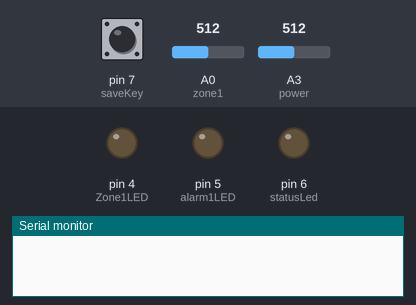
Simulated run of this sketch. Board: Arduino Uno, built with avr-gcc and run on an emulated ATmega328P. On the bench: output pins drawn as LEDs (lit = HIGH), the last lines printed to the serial monitor. The test bench sets the inputs (shaded band); at power-on: pin 7 (saveKey) HIGH, A3 (power) = 512, A0 (zone1) = 512. EEPROM starts erased.

Above: at 1.2 s.
1.3 s: pin 7 (saveKey) pulled LOW for 3.2 s
At 1.76 s:
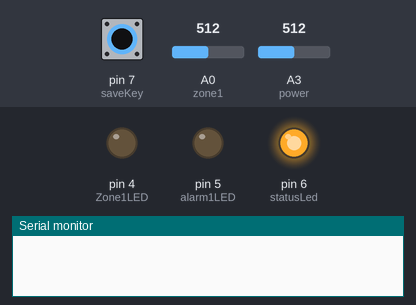
6.4 s: A3 (power) set to 1000
9.4 s: A3 (power) set to 1019
At 13.7 s:
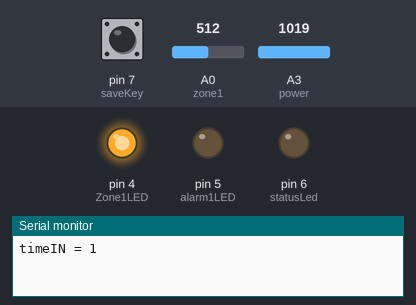
Timing chart, 0 to 16.5 s (numbered marks = the images above; inputs shaded):
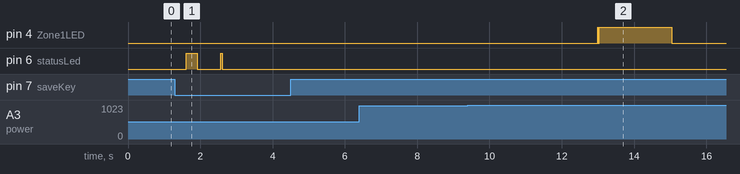

Measured:
- the behaviour switches between 1009 and 1010 on A3 (power) (found by bisection; images 1 and 2)
- after the input at 1.3 s, pin 6 (statusLed): LOW → HIGH after 0.31 s, → LOW 0.30 s later, → HIGH 0.66 s later, → LOW 0.04 s later
- after the input at 9.4 s, pin 4 (Zone1LED): goes HIGH 0.01 s, LOW 0.01 s, HIGH 0.01 s, LOW 0.01 s, HIGH 2.0 s, then LOW, starting after 3.6 s

The sketch:

GSM_Lite.ino
```cpp
#include <EEPROM.h>
#include <OneWire.h>
#define zone1 A0
#define Zone1LED 4
#define alarm1LED 5
#define power A3
int statusPower;
byte powerBad;
int statusZ;
int timeOUT;
int timeIN;
int statusO;
int powerTime;
byte alarm;
byte armed = 0;
byte armedIN = 0;
byte balarm = 0;
const byte saveKey = 7; // вход для кнопки обнуления
const byte statusLed = 6;
OneWire  ds(8);

byte addr[8];
byte allKey; // всего ключей

// функция сверяет два адреса (два массива)
boolean addrTest(byte addr1[8], byte addr2[8]){
  for(int i = 0; i < 8; i++) {
    if (addr1[i] != addr2[i]) return 0;
  }
  return 1;
}

void error(){
  while(1){
    digitalWrite(statusLed, !digitalRead(statusLed));
    delay(300);
    digitalWrite(statusLed, !digitalRead(statusLed));
    delay(300);
    digitalWrite(statusLed, !digitalRead(statusLed));
    delay(300);
    break;

  }
}//

boolean keyTest(){ // возвращает 1 если ключ есть в еепром
  byte addrTemp[8];
  for (int i = 0; i < allKey; i++){
    for(int y = 0; y < 8; y++) addrTemp[y] = EEPROM.read((i << 3) + y );
    if (addrTest(addrTemp, addr)) return 1;

  }
  return 0;
}//

void save(){ // сохраняет ключ в еепром

  digitalWrite(statusLed, HIGH);
  if (allKey >= 10) error(); // если места нет

  while (!ds.search(addr)) ds.reset_search(); // ждем ключ
  if ( OneWire::crc8( addr, 7) != addr[7]) error();
  if (keyTest()) error(); // если нашли ключ в еепром.

  for(int i = 0; i < 8; i++) EEPROM.write((allKey << 3) + i, addr[i]);
  delay(3);
  allKey++; // прибавляем единицу к количеству ключей
  EEPROM.write(511, allKey);
  digitalWrite(statusLed, LOW);
  delay(300);
}


void setup () {
  Serial.begin(9600);
  pinMode(zone1, INPUT);
  pinMode(Zone1LED, OUTPUT);
  pinMode(alarm1LED, OUTPUT);
  pinMode(statusLed, OUTPUT);
  pinMode(saveKey, INPUT_PULLUP);
  pinMode(power, INPUT_PULLUP);


  // если при включении нажата кнопка, сбрасываем ключи на 0
  if (!digitalRead(saveKey)) EEPROM.write(511, 0);

  allKey = EEPROM.read(511); // читаем количество ключей
}
void loop () {
  ds.reset_search();
  Power ();
  statusZ = analogRead(zone1);


  if (keyTest())
  {
    button(); // если нашли ключ в еепром,
  }

  if (armed == 0)
  {
    digitalWrite (Zone1LED, LOW);
    digitalWrite (alarm1LED, LOW);
    alarm = 0;
    timeOUT = 0;
    timeIN = 0;
    armedIN = 0;
    balarm = 0;
  }

  if (armed == 1 && alarm == 0 && armedIN == 0)
  {


    if (timeIN == 200)// 100 - 10сек. 200 - 30сек. 300 - 1мин.
    {
      if (statusZ > 150 && statusZ < 200)
      {
        if (powerBad == 0)
        {
          Serial.println("Norma");
          digitalWrite (Zone1LED, HIGH);
          digitalWrite (alarm1LED, LOW);
          armedIN = 1;
        }
        else
        {
          digitalWrite (Zone1LED, HIGH);
          delay(2000);
          digitalWrite (alarm1LED, LOW);
          digitalWrite (Zone1LED, LOW);
          armedIN = 1;
        }
      }
      else armed = 0;
    }
    if (armedIN ==0)
    {
      timeIN++;
      if (powerBad == 0)
      {
        Serial.print("timeIN = ");
        Serial.println(timeIN);
        delay(timeIN);
        digitalWrite (Zone1LED, HIGH);
        delay(10);
        digitalWrite (Zone1LED, LOW);
        delay(10);
        digitalWrite (Zone1LED, HIGH);
        delay(10);
        digitalWrite (Zone1LED, LOW);
      }
      else
      {
        delay(timeIN);
        digitalWrite (Zone1LED, HIGH);
        delay(3);
        digitalWrite (Zone1LED, LOW);
        delay(3);
        digitalWrite (Zone1LED, HIGH);
        delay(3);
        digitalWrite (Zone1LED, LOW);
      }
    }


  }
  if (armed == 1 && alarm == 0)
  {
    if (balarm == 0 && armedIN == 1)
    {
      if (statusZ < 150 || statusZ > 200 )
      {
        balarm = 1;
      }
    }
    if (timeOUT == 300)
    {
      if (powerBad == 0)
      {
        Serial.println("Alarm");
        digitalWrite (Zone1LED, LOW);
        digitalWrite (alarm1LED, HIGH);
        //digitalWrite (STOP1LED, LOW);
        alarm = 1;
        timeOUT = 0;
        balarm = 0;
      }
      else
      {
        digitalWrite (Zone1LED, LOW);
        digitalWrite (alarm1LED, HIGH);
        delay(2000);
        digitalWrite (alarm1LED, LOW);
        //digitalWrite (STOP1LED, LOW);
        alarm = 1;
        timeOUT = 0;
        balarm = 0;
      }
    }
    if (balarm == 1 && armedIN == 1)
    {
      timeOUT++;
      if (powerBad == 0)
      {
        Serial.print("timeOUT = ");
        Serial.println(timeOUT);
        delay(timeOUT);
        digitalWrite (alarm1LED, HIGH);
        delay(10);
        digitalWrite (alarm1LED, LOW);
        delay(10);
        digitalWrite (alarm1LED, HIGH);
        delay(10);
        digitalWrite (alarm1LED, LOW);
      }
      else
      {
        delay(timeOUT);
        digitalWrite (alarm1LED, HIGH);
        delay(3);
        digitalWrite (alarm1LED, LOW);
        delay(3);
        digitalWrite (alarm1LED, HIGH);
        delay(3);
        digitalWrite (alarm1LED, LOW);
      }
    }
  }

  if (!digitalRead(saveKey) && armed == 0) save(); // если нажали кнопку
  // сканируем шину, если нет устройств выходим из loop
  if (!ds.search(addr)) return;
  if ( OneWire::crc8( addr, 7) != addr[7]) return;
}
void button ()
{
  armed = !armed;
  for(int i = 0; i < 8; i++) {
    addr[i] = 0;
  }

  delay(2000);
}
void Power ()
{
  statusPower = analogRead(power);
  if (statusPower >= 1010)
  {
    //Serial.println ("Power OK ");
    powerBad = 0;
    if (armed == 1 && alarm == 0 && digitalRead(Zone1LED) == LOW)
    {
      digitalWrite (Zone1LED, HIGH);
    }
    if (armed == 1 && alarm == 1 && digitalRead(alarm1LED) == LOW)
    {
      digitalWrite (alarm1LED, HIGH);
    }
  }
  else
  {
    // Serial.println ("Power BAD!!! ");
    powerBad = 1;
    if (powerTime == 10000)// 10000 - 17 сек. ????
    {
      digitalWrite(alarm1LED, HIGH);
      delay(3);
      digitalWrite(alarm1LED, LOW);
      powerTime = 0;
    }
    powerTime ++;
    if (armed == 1 && digitalRead(Zone1LED) == HIGH)
    {
      digitalWrite (Zone1LED, LOW);
    }
    if (armed == 1 && alarm == 1 && digitalRead(alarm1LED) == HIGH)
    {
      digitalWrite (alarm1LED, LOW);
    }
  }
}
```
